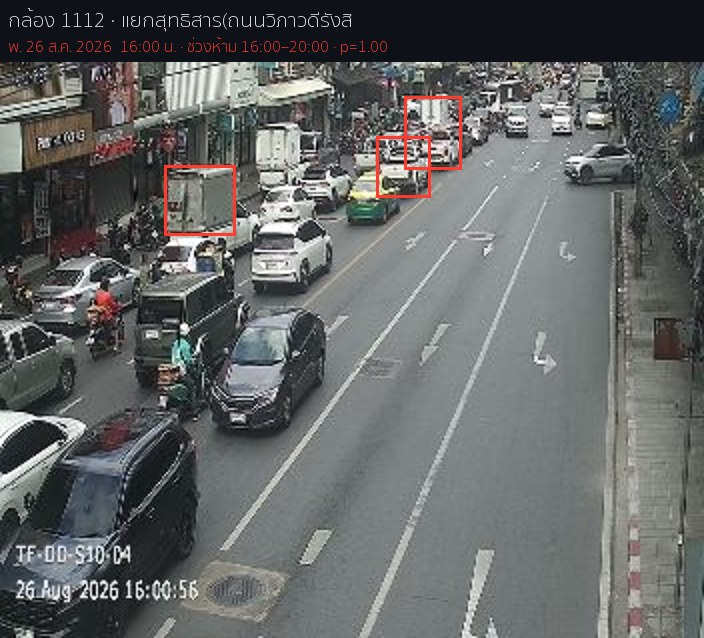
#> input picture insights (ม่อน)/evidence/cam1112_20260826_1600.jpg, 704 x 638 px, given as the content of the folder ../insights (ม่อน)/evidence/cam1112_20260826_1600.jpg, which was not available
$ python extract_features.py '../insights (ม่อน)/evidence/cam1112_20260826_1600.jpg' '../insights (ม่อน)/evidence/cam1112_20260827_1621.jpg'
#> lines starting #> are read from the running program, lines starting #| are printed output that depends on the picture
"""Build a per-image metadata + quality feature table from the raw CCTV image folder.

Usage: python pipeline/extract_features.py <cctv_images_dir> <out_csv>

Filename pattern: <camera_id>_<camera_name>_<location>_<YYYYMMDD>_<HHMMSS>.jpg
Features are computed on a downscaled grayscale/HSV copy for speed.
"""
import hashlib
import re
import sys
from concurrent.futures import ProcessPoolExecutor
from pathlib import Path

import numpy as np
import pandas as pd
from PIL import Image

NAME_RE = re.compile(r"^(?P<cam>\d+)_(?P<name>.*)_(?P<date>\d{8})_(?P<time>\d{6})\.jpe?g$", re.I)


def parse_name(fname: str) -> dict:
    m = NAME_RE.match(fname)
    if not m:
        return {"parse_ok": False}
    name = m["name"]
    # name = "<code-or-name>_<location>"; split on the last underscore
    cam_name, _, location = name.rpartition("_")
    return {
        "parse_ok": True,
        "camera_id": int(m["cam"]),
        "camera_name": cam_name or name,
        "location": location,
        "timestamp": pd.to_datetime(m["date"] + m["time"], format="%Y%m%d%H%M%S"),
    }


def image_features(path: Path) -> dict:
    out = {"file_size": path.stat().st_size}
    try:
        raw = path.read_bytes()
        out["md5"] = hashlib.md5(raw).hexdigest()
        with Image.open(path) as im:
#> im is the input picture: PIL image 704x638 RGB; mean R, G, B 99.7, 101.7, 101.3
            out["width"], out["height"] = im.size
            out["mode"] = im.mode
            im.draft("RGB", (320, 240))  # fast JPEG downscale
            rgb = im.convert("RGB").resize((160, 120))
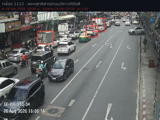
#> rgb: PIL image 160x120 RGB; mean R, G, B 99.7, 101.7, 101.3
        a = np.asarray(rgb, dtype=np.float32)
        gray = a @ np.array([0.299, 0.587, 0.114], dtype=np.float32)
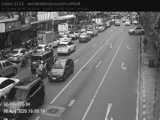
#> gray: shape (120, 160) float32; min 9.31, max 254.4, mean 101.1
        hsv = np.asarray(rgb.convert("HSV"), dtype=np.float32)
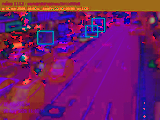
#> hsv: shape (120, 160, 3) float32; mean R, G, B 114.4, 28, 105.2
        lap = (-4 * gray[1:-1, 1:-1] + gray[:-2, 1:-1] + gray[2:, 1:-1]
               + gray[1:-1, :-2] + gray[1:-1, 2:])
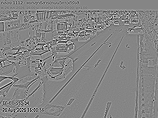
#> lap: shape (118, 158) float32; min -372.2, max 337.3, mean 0; drawn with min black and max white
        out.update(
            brightness=float(gray.mean()),
            contrast=float(gray.std()),
            saturation=float(hsv[..., 1].mean()),
            sharpness=float(lap.var()),
            dark_frac=float((gray < 30).mean()),
            bright_frac=float((gray > 240).mean()),
            r_mean=float(a[..., 0].mean()),
            g_mean=float(a[..., 1].mean()),
            b_mean=float(a[..., 2].mean()),
            ahash=_ahash(gray),
            read_ok=True,
        )
    except Exception as e:  # corrupted / truncated file
        out.update(read_ok=False, error=str(e)[:200])
    return out


def _ahash(gray: np.ndarray) -> str:
    small = np.asarray(Image.fromarray(gray.astype(np.uint8)).resize((8, 8)), dtype=np.float32)
    bits = (small > small.mean()).flatten()
    return f"{int(''.join('1' if b else '0' for b in bits), 2):016x}"


def process(path_str: str) -> dict:
    p = Path(path_str)
    row = {"path": str(p), "folder": p.parent.name, "filename": p.name}
    row.update(parse_name(p.name))
    row.update(image_features(p))
    return row


def main():
    root, out_csv = Path(sys.argv[1]), sys.argv[2]
    files = sorted(str(p) for p in root.rglob("*") if p.is_file())
    print(f"{len(files)} files")
    with ProcessPoolExecutor() as ex:
        rows = list(ex.map(process, files, chunksize=256))
#> rows = 1 item
    df = pd.DataFrame(rows)
#> df = table of 1 rows and 20 columns
    df.to_csv(out_csv, index=False)
    print(f"wrote {out_csv}: {df.shape}")
#| wrote ../insights (ม่อน)/evidence/cam1112_20260827_1621.jpg: (1, 20)


if __name__ == "__main__":
    main()

$ run again, on insights (ม่อน)/evidence/cam1112_20260827_1621.jpg
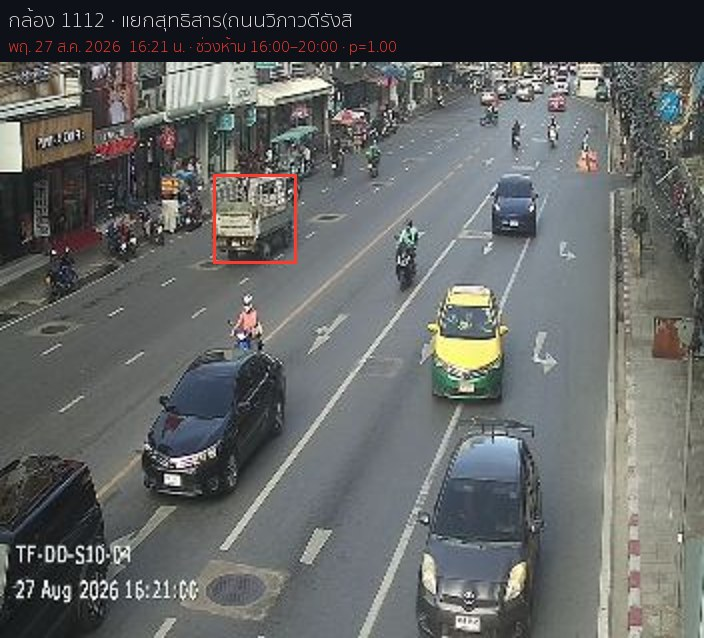
#> input picture insights (ม่อน)/evidence/cam1112_20260827_1621.jpg, 704 x 638 px, given as the content of the folder ../insights (ม่อน)/evidence/cam1112_20260827_1621.jpg, which was not available
#> in image_features, im is the input picture: PIL image 704x638 RGB; mean R, G, B 99.5, 101.9, 101
#> in image_features, `hsv = np.asarray(rgb.convert("HSV"), dtype=np.float32)`:
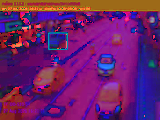
#> hsv: shape (120, 160, 3) float32; mean R, G, B 108.9, 32, 106.4
#> in image_features, `lap = (-4 * gray[1:-1, 1:-1] + gray[:-2, 1:-1] + gray[2:, 1:-1] + gray..`:
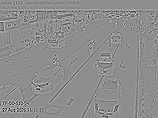
#> lap: shape (118, 158) float32; min -388.3, max 310, mean 0; drawn with min black and max white
#> rows = 1 item
#> df = table of 1 rows and 20 columns
#| wrote ../insights (ม่อน)/evidence/cam1112_20260827_1621.jpg: (1, 20)
